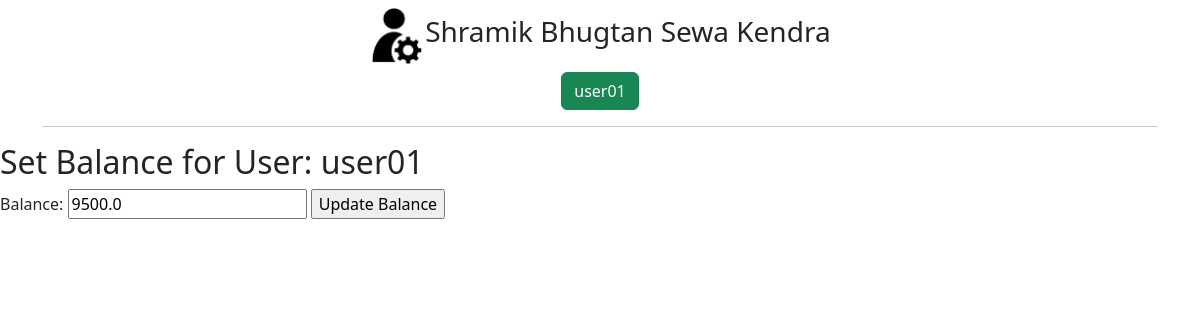
The app's page /admin/set-user-balance/1 (signed in), older data.
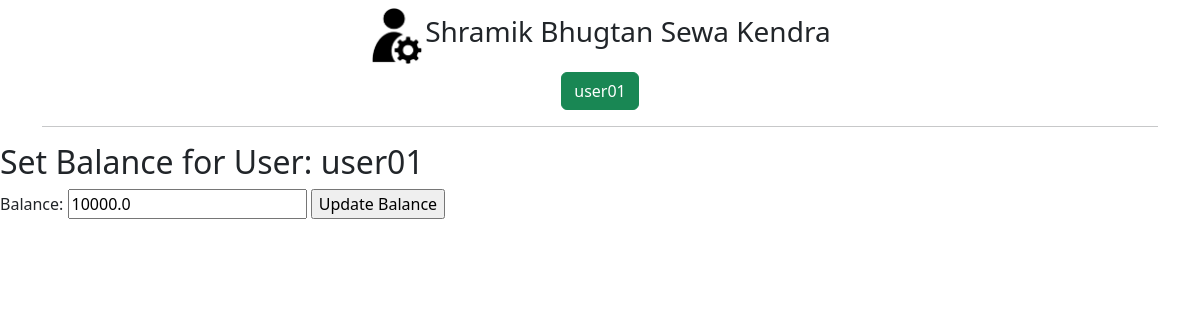
The same page, newer data.
### main.py (models this page shows)
class User(db.Model):
    id=db.Column(db.Integer, primary_key=True)
    fname=db.Column(db.String(255), nullable=False)
    lname=db.Column(db.String(255), nullable=False)
    email=db.Column(db.String(255), nullable=False)
    username=db.Column(db.String(255), nullable=False)
    edu=db.Column(db.String(255), nullable=False)
    password=db.Column(db.String(255), nullable=False)
    status=db.Column(db.Integer,default=0, nullable=False)
    balance = db.Column(db.Float, default=0.0, nullable=False)

### main.py (the view)
@app.route('/admin/set-user-balance/<int:user_id>', methods=['GET', 'POST'])
def set_user_balance(user_id):
    if not session.get('admin_id'):
        return redirect('/admin/')
    user = User.query.get_or_404(user_id)  # Ensures user exists or returns 404
    if request.method == 'POST':
        try:
            balance = float(request.form.get('balance', 0))  # Safely parse balance to float
            if balance >= 0:  # Example validation: balance should not be negative
                user.balance = balance
                db.session.commit()
                flash('User balance updated successfully', 'success')
            else:
                flash('Invalid balance amount', 'danger')
        except ValueError:
            flash('Invalid balance amount', 'danger')
        return redirect('/admin/dashboard')
    else:
        return render_template('admin/set_user_balance.html', user=user, current_balance=user.balance or 0)

### templates/admin/set_user_balance.html
{% extends "admin/base.html" %}
{% block content %}
<h2>Set Balance for User: {{ user.username }}</h2>
<form method="POST">
    <label for="balance">Balance:</label>
    <input type="number" step="0.01" name="balance" required value="{{ user.balance }}">
    <input type="submit" value="Update Balance">
</form>
{% endblock %}

Row changes from the older to the newer data that the page shows:
changed User "user01": balance "9500.0" → "10000.0"
